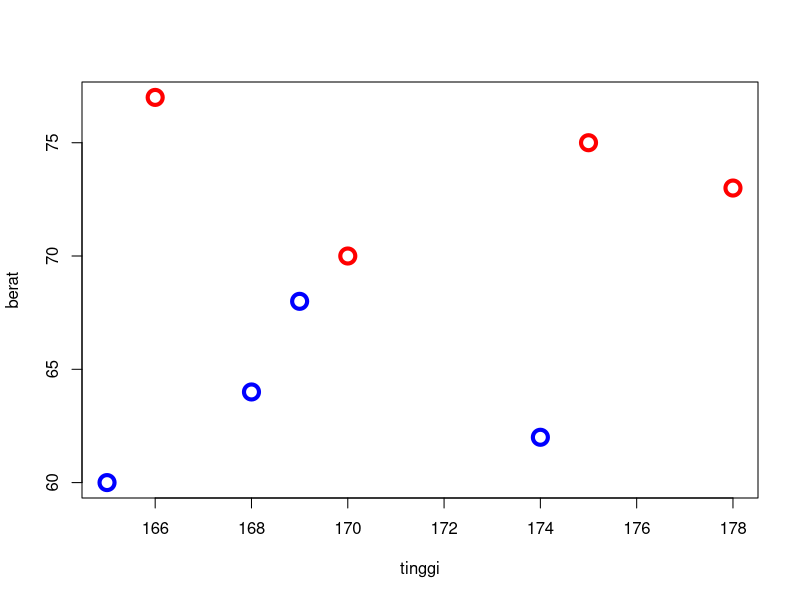
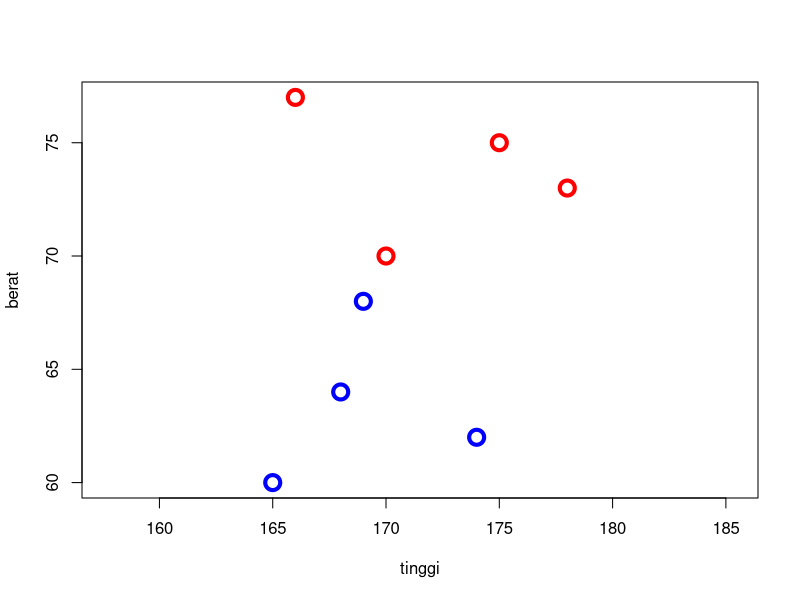
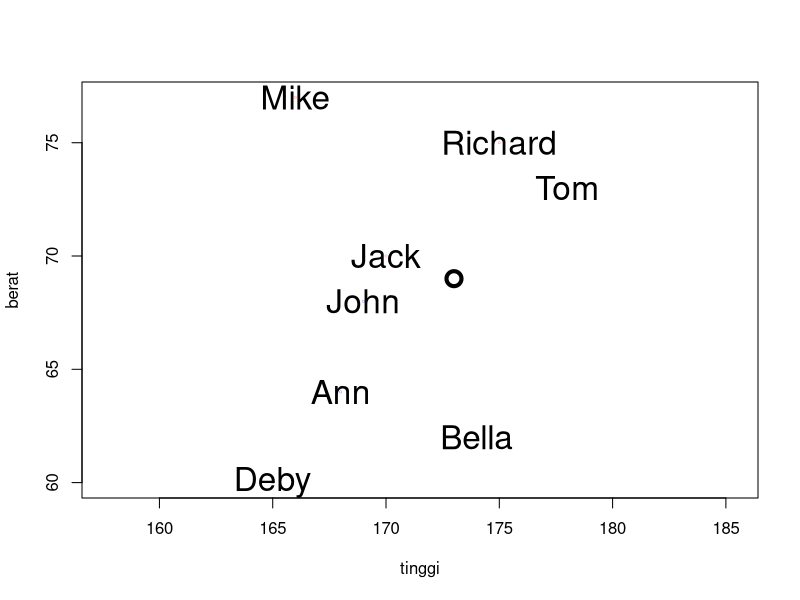
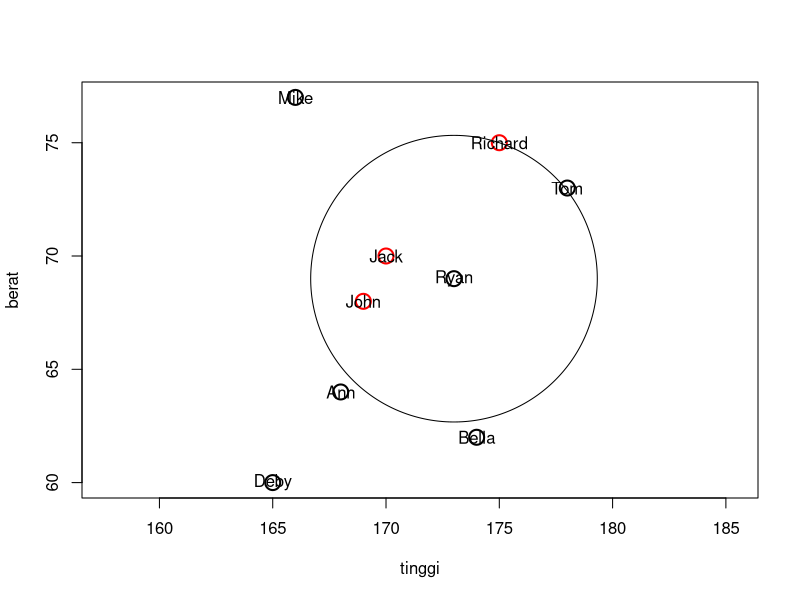

Write R code to recreate these figures, in order.
# Contoh k-NN (k-Nearest Neighbor)
# menggunakan library(class) dan library(dbscan)
# oleh: Arif Rahman Hakim

library(class)
# install.packages("dbscan")  #install package dbscan jika belum terinstall
library(dbscan)

tinggi <- c(175,165,166,178,174,169,168,170)
berat <- c(75,60,77,73,62,68,64,70)
size <- factor(c("L","M","L","L","M","M","M","L"))

# menggabungkan tinggi dan berat
orang <- cbind(tinggi,berat)
orang

# mendifinisikan nama untuk masing-masing orang
rownames(orang) <- c("Richard","Deby","Mike","Tom","Bella","John","Ann","Jack")
orang

# membuat plot
plot(orang, col=ifelse(size=="L","red","blue"), cex=2, lwd=4)

# mempercantik plot agar tidak terlalu melebar
plot(orang, col=ifelse(size=="L","red","blue"), cex=2, lwd=4, asp=1)
plot(orang, col=ifelse(size=="L","red","blue"), cex=0.3, lwd=0.2, asp=1)
text(orang, labels = row.names(orang), cex = 2)

# mendefinisikan Ryan
orangbaru <- cbind(173,69)
points(orangbaru, cex = 2, lwd =4)
rownames(orangbaru) <- c("Ryan")
orangbaru

# klasifikasi orang baru (Ryan) dengan knn dari library(class)
# mencari ukuran kaos untuk orang baru
# knn = untuk mencari ukuran kaos dengan algoritma k-NN
# orang = data training
# orangbaru = data testing
# size = target
# k = banyaknya tetangga
# prob = probabilitas / peluang
klasifikasi <- knn(orang, orangbaru, size, k = 3, prob = TRUE)
klasifikasi
klasifikasi <- knn(orang, orangbaru, size, k = 5, prob = TRUE)
klasifikasi

# sebaiknya menggunakan k sebanyak berapa?
# apakah 1, 3, 5 dst

# mengetahui persekitaran / tetangga terdekat dari si Ryan
# menggabungkan si Ryan dengan teman-temannya
semuaorang <- rbind(orang, orangbaru)
semuaorang

# melihat tetangga terdekat
tetangga <- kNN(semuaorang, k = 3) 
tetangga
# struktur tetangga dengan kNN
str(tetangga)

# mendefinisikan Ryan dan melihat tetangga terdekat si Ryan
i <- 9
tetangga$id[i,]
# tetangga terdekatnya yaitu:
# 1. => 8 [Jack]
# 2. => 6 [John]
# 3. => 1 [Richard]

# membuat plot untuk semua orangorang
plot(semuaorang, col = ifelse(1:nrow(semuaorang) %in% tetangga$id[i,], "red", "black"), cex = 2, lwd = 2, asp = 1)

# menampilkan nama-nama pada scatter plot
text(semuaorang, labels = row.names(semuaorang), cex = 1)

# melihat tetangga terdekat dari si Ryan dengan lingkaran dari tiga tetangga terjauh si Ryan
dist(rbind(semuaorang[9,], semuaorang[1,]), method = "euclidian")
circle <- function(x,y,rad = 1,nvert = 500, ...){
  rads <- seq(0,2*pi,length.out=nvert)
  xcoords <- cos(rads)*rad+x
  ycoords <- sin(rads)*rad+y
  polygon(xcoords, ycoords, ...)
}
circle(173,69,6.3246)

# size si Ryan = L, masukkan ke dalam list size
sizetambahan <- factor(c("L"))
size <- unlist(list(size, sizetambahan))
size

# klasifikasi dari semuaorang k=3
klasifikasi3 <- knn(semuaorang, semuaorang, size, k = 3, prob = T)
klasifikasi3

# melihat kebenaran klasifikasi
100*sum(size==klasifikasi3)/100
table(klasifikasi3, size)


# klasifikasi dari semuaorang k=5
klasifikasi5 <- knn(semuaorang, semuaorang, size, k =5, prob = T)
klasifikasi5

# melihat kebenaran klasifikasi
100*sum(size==klasifikasi5)/100
table(klasifikasi5, size)
